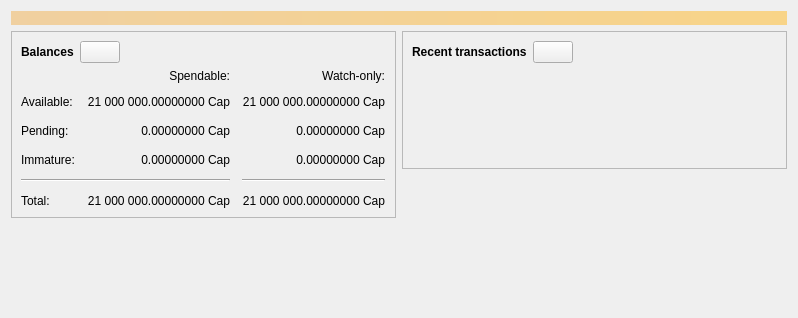
<?xml version="1.0" encoding="UTF-8"?>
<ui version="4.0">
 <class>OverviewPage</class>
 <widget class="QWidget" name="OverviewPage">
  <property name="geometry">
   <rect>
    <x>0</x>
    <y>0</y>
    <width>798</width>
    <height>318</height>
   </rect>
  </property>
  <property name="windowTitle">
   <string>Form</string>
  </property>
  <layout class="QVBoxLayout" name="topLayout">
   <item>
    <widget class="QLabel" name="labelAlerts">
     <property name="visible">
      <bool>false</bool>
     </property>
     <property name="styleSheet">
      <string notr="true">QLabel { background-color: qlineargradient(x1: 0, y1: 0, x2: 1, y2: 0, stop:0 #F0D0A0, stop:1 #F8D488); color:#000000; }</string>
     </property>
     <property name="wordWrap">
      <bool>true</bool>
     </property>
     <property name="margin">
      <number>3</number>
     </property>
     <property name="textInteractionFlags">
      <set>Qt::TextSelectableByMouse</set>
     </property>
    </widget>
   </item>
   <item>
    <layout class="QHBoxLayout" name="horizontalLayout" stretch="1,1">
     <item>
      <layout class="QVBoxLayout" name="verticalLayout_2">
       <item>
        <widget class="QFrame" name="frame">
         <property name="frameShape">
          <enum>QFrame::StyledPanel</enum>
         </property>
         <property name="frameShadow">
          <enum>QFrame::Raised</enum>
         </property>
         <layout class="QVBoxLayout" name="verticalLayout_4">
          <item>
           <layout class="QHBoxLayout" name="horizontalLayout_4">
            <item>
             <widget class="QLabel" name="label_5">
              <property name="font">
               <font>
                <weight>75</weight>
                <bold>true</bold>
               </font>
              </property>
              <property name="text">
               <string>Balances</string>
              </property>
             </widget>
            </item>
            <item>
             <widget class="QPushButton" name="labelWalletStatus">
              <property name="enabled">
               <bool>true</bool>
              </property>
              <property name="maximumSize">
               <size>
                <width>45</width>
                <height>16777215</height>
               </size>
              </property>
              <property name="toolTip">
               <string>The displayed information may be out of date. Your wallet automatically synchronizes with the CapStash network after a connection is established, but this process has not completed yet.</string>
              </property>
              <property name="text">
               <string/>
              </property>
              <property name="icon">
               <iconset resource="../CapStash.qrc">
                <normaloff>:/icons/warning</normaloff>
                <disabledoff>:/icons/warning</disabledoff>:/icons/warning</iconset>
              </property>
              <property name="iconSize">
               <size>
                <width>24</width>
                <height>24</height>
               </size>
              </property>
             </widget>
            </item>
            <item>
             <spacer name="horizontalSpacer_3">
              <property name="orientation">
               <enum>Qt::Horizontal</enum>
              </property>
              <property name="sizeHint" stdset="0">
               <size>
                <width>40</width>
                <height>20</height>
               </size>
              </property>
             </spacer>
            </item>
           </layout>
          </item>
          <item>
           <layout class="QGridLayout" name="gridLayout">
            <property name="spacing">
             <number>12</number>
            </property>
            <item row="2" column="2">
             <widget class="QLabel" name="labelWatchPending">
              <property name="cursor">
               <cursorShape>IBeamCursor</cursorShape>
              </property>
              <property name="toolTip">
               <string>Unconfirmed transactions to watch-only addresses</string>
              </property>
              <property name="text">
               <string notr="true">0.00000000 Cap</string>
              </property>
              <property name="alignment">
               <set>Qt::AlignRight|Qt::AlignTrailing|Qt::AlignVCenter</set>
              </property>
              <property name="textInteractionFlags">
               <set>Qt::LinksAccessibleByMouse|Qt::TextSelectableByKeyboard|Qt::TextSelectableByMouse</set>
              </property>
             </widget>
            </item>
            <item row="2" column="1">
             <widget class="QLabel" name="labelUnconfirmed">
              <property name="cursor">
               <cursorShape>IBeamCursor</cursorShape>
              </property>
              <property name="toolTip">
               <string>Total of transactions that have yet to be confirmed, and do not yet count toward the spendable balance</string>
              </property>
              <property name="text">
               <string notr="true">0.00000000 Cap</string>
              </property>
              <property name="alignment">
               <set>Qt::AlignRight|Qt::AlignTrailing|Qt::AlignVCenter</set>
              </property>
              <property name="textInteractionFlags">
               <set>Qt::LinksAccessibleByMouse|Qt::TextSelectableByKeyboard|Qt::TextSelectableByMouse</set>
              </property>
             </widget>
            </item>
            <item row="3" column="2">
             <widget class="QLabel" name="labelWatchImmature">
              <property name="cursor">
               <cursorShape>IBeamCursor</cursorShape>
              </property>
              <property name="toolTip">
               <string>Mined balance in watch-only addresses that has not yet matured</string>
              </property>
              <property name="text">
               <string notr="true">0.00000000 Cap</string>
              </property>
              <property name="alignment">
               <set>Qt::AlignRight|Qt::AlignTrailing|Qt::AlignVCenter</set>
              </property>
              <property name="textInteractionFlags">
               <set>Qt::LinksAccessibleByMouse|Qt::TextSelectableByKeyboard|Qt::TextSelectableByMouse</set>
              </property>
             </widget>
            </item>
            <item row="4" column="0" colspan="2">
             <widget class="Line" name="line">
              <property name="orientation">
               <enum>Qt::Horizontal</enum>
              </property>
             </widget>
            </item>
            <item row="4" column="2">
             <widget class="Line" name="lineWatchBalance">
              <property name="sizePolicy">
               <sizepolicy hsizetype="Preferred" vsizetype="Fixed">
                <horstretch>0</horstretch>
                <verstretch>0</verstretch>
               </sizepolicy>
              </property>
              <property name="minimumSize">
               <size>
                <width>140</width>
                <height>0</height>
               </size>
              </property>
              <property name="orientation">
               <enum>Qt::Horizontal</enum>
              </property>
             </widget>
            </item>
            <item row="5" column="0">
             <widget class="QLabel" name="labelTotalText">
              <property name="text">
               <string>Total:</string>
              </property>
             </widget>
            </item>
            <item row="3" column="1">
             <widget class="QLabel" name="labelImmature">
              <property name="cursor">
               <cursorShape>IBeamCursor</cursorShape>
              </property>
              <property name="toolTip">
               <string>Mined balance that has not yet matured</string>
              </property>
              <property name="text">
               <string notr="true">0.00000000 Cap</string>
              </property>
              <property name="alignment">
               <set>Qt::AlignRight|Qt::AlignTrailing|Qt::AlignVCenter</set>
              </property>
              <property name="textInteractionFlags">
               <set>Qt::LinksAccessibleByMouse|Qt::TextSelectableByKeyboard|Qt::TextSelectableByMouse</set>
              </property>
             </widget>
            </item>
            <item row="2" column="3">
             <spacer name="horizontalSpacer_2">
              <property name="orientation">
               <enum>Qt::Horizontal</enum>
              </property>
              <property name="sizeHint" stdset="0">
               <size>
                <width>40</width>
                <height>20</height>
               </size>
              </property>
             </spacer>
            </item>
            <item row="3" column="0">
             <widget class="QLabel" name="labelImmatureText">
              <property name="text">
               <string>Immature:</string>
              </property>
             </widget>
            </item>
            <item row="5" column="1">
             <widget class="QLabel" name="labelTotal">
              <property name="cursor">
               <cursorShape>IBeamCursor</cursorShape>
              </property>
              <property name="toolTip">
               <string>Your current total balance</string>
              </property>
              <property name="text">
               <string notr="true">21 000 000.00000000 Cap</string>
              </property>
              <property name="alignment">
               <set>Qt::AlignRight|Qt::AlignTrailing|Qt::AlignVCenter</set>
              </property>
              <property name="textInteractionFlags">
               <set>Qt::LinksAccessibleByMouse|Qt::TextSelectableByKeyboard|Qt::TextSelectableByMouse</set>
              </property>
             </widget>
            </item>
            <item row="5" column="2">
             <widget class="QLabel" name="labelWatchTotal">
              <property name="cursor">
               <cursorShape>IBeamCursor</cursorShape>
              </property>
              <property name="toolTip">
               <string>Current total balance in watch-only addresses</string>
              </property>
              <property name="text">
               <string notr="true">21 000 000.00000000 Cap</string>
              </property>
              <property name="alignment">
               <set>Qt::AlignRight|Qt::AlignTrailing|Qt::AlignVCenter</set>
              </property>
              <property name="textInteractionFlags">
               <set>Qt::LinksAccessibleByMouse|Qt::TextSelectableByKeyboard|Qt::TextSelectableByMouse</set>
              </property>
             </widget>
            </item>
            <item row="0" column="2">
             <widget class="QLabel" name="labelWatchonly">
              <property name="text">
               <string>Watch-only:</string>
              </property>
              <property name="alignment">
               <set>Qt::AlignRight|Qt::AlignTrailing|Qt::AlignVCenter</set>
              </property>
             </widget>
            </item>
            <item row="1" column="0">
             <widget class="QLabel" name="labelBalanceText">
              <property name="text">
               <string>Available:</string>
              </property>
             </widget>
            </item>
            <item row="1" column="1">
             <widget class="QLabel" name="labelBalance">
              <property name="cursor">
               <cursorShape>IBeamCursor</cursorShape>
              </property>
              <property name="toolTip">
               <string>Your current spendable balance</string>
              </property>
              <property name="text">
               <string notr="true">21 000 000.00000000 Cap</string>
              </property>
              <property name="alignment">
               <set>Qt::AlignRight|Qt::AlignTrailing|Qt::AlignVCenter</set>
              </property>
              <property name="textInteractionFlags">
               <set>Qt::LinksAccessibleByMouse|Qt::TextSelectableByKeyboard|Qt::TextSelectableByMouse</set>
              </property>
             </widget>
            </item>
            <item row="1" column="2">
             <widget class="QLabel" name="labelWatchAvailable">
              <property name="cursor">
               <cursorShape>IBeamCursor</cursorShape>
              </property>
              <property name="toolTip">
               <string>Your current balance in watch-only addresses</string>
              </property>
              <property name="text">
               <string notr="true">21 000 000.00000000 Cap</string>
              </property>
              <property name="alignment">
               <set>Qt::AlignRight|Qt::AlignTrailing|Qt::AlignVCenter</set>
              </property>
              <property name="textInteractionFlags">
               <set>Qt::LinksAccessibleByMouse|Qt::TextSelectableByKeyboard|Qt::TextSelectableByMouse</set>
              </property>
             </widget>
            </item>
            <item row="2" column="0">
             <widget class="QLabel" name="labelPendingText">
              <property name="text">
               <string>Pending:</string>
              </property>
             </widget>
            </item>
            <item row="0" column="1">
             <widget class="QLabel" name="labelSpendable">
              <property name="text">
               <string>Spendable:</string>
              </property>
              <property name="alignment">
               <set>Qt::AlignRight|Qt::AlignTrailing|Qt::AlignVCenter</set>
              </property>
             </widget>
            </item>
           </layout>
          </item>
         </layout>
        </widget>
       </item>
       <item>
        <spacer name="verticalSpacer">
         <property name="orientation">
          <enum>Qt::Vertical</enum>
         </property>
         <property name="sizeHint" stdset="0">
          <size>
           <width>20</width>
           <height>40</height>
          </size>
         </property>
        </spacer>
       </item>
      </layout>
     </item>
     <item>
      <layout class="QVBoxLayout" name="verticalLayout_3">
       <item>
        <widget class="QFrame" name="frame_2">
         <property name="frameShape">
          <enum>QFrame::StyledPanel</enum>
         </property>
         <property name="frameShadow">
          <enum>QFrame::Raised</enum>
         </property>
         <layout class="QVBoxLayout" name="verticalLayout">
          <item>
           <layout class="QHBoxLayout" name="horizontalLayout_2">
            <item>
             <widget class="QLabel" name="label_4">
              <property name="font">
               <font>
                <weight>75</weight>
                <bold>true</bold>
               </font>
              </property>
              <property name="text">
               <string>Recent transactions</string>
              </property>
             </widget>
            </item>
            <item>
             <widget class="QPushButton" name="labelTransactionsStatus">
              <property name="enabled">
               <bool>true</bool>
              </property>
              <property name="maximumSize">
               <size>
                <width>45</width>
                <height>16777215</height>
               </size>
              </property>
              <property name="toolTip">
               <string>The displayed information may be out of date. Your wallet automatically synchronizes with the CapStash network after a connection is established, but this process has not completed yet.</string>
              </property>
              <property name="text">
               <string/>
              </property>
              <property name="icon">
               <iconset resource="../CapStash.qrc">
                <normaloff>:/icons/warning</normaloff>
                <disabledoff>:/icons/warning</disabledoff>:/icons/warning</iconset>
              </property>
              <property name="iconSize">
               <size>
                <width>24</width>
                <height>24</height>
               </size>
              </property>
             </widget>
            </item>
            <item>
             <spacer name="horizontalSpacer">
              <property name="orientation">
               <enum>Qt::Horizontal</enum>
              </property>
              <property name="sizeHint" stdset="0">
               <size>
                <width>40</width>
                <height>20</height>
               </size>
              </property>
             </spacer>
            </item>
           </layout>
          </item>
          <item>
           <widget class="TransactionOverviewWidget" name="listTransactions">
            <property name="styleSheet">
             <string notr="true">QListView { background: transparent; }</string>
            </property>
            <property name="frameShape">
             <enum>QFrame::NoFrame</enum>
            </property>
            <property name="verticalScrollBarPolicy">
             <enum>Qt::ScrollBarAlwaysOff</enum>
            </property>
            <property name="horizontalScrollBarPolicy">
             <enum>Qt::ScrollBarAlwaysOff</enum>
            </property>
            <property name="sizeAdjustPolicy">
             <enum>QAbstractScrollArea::AdjustToContents</enum>
            </property>
            <property name="selectionMode">
             <enum>QAbstractItemView::NoSelection</enum>
            </property>
            <property name="uniformItemSizes">
             <bool>true</bool>
            </property>
           </widget>
          </item>
         </layout>
        </widget>
       </item>
       <item>
        <spacer name="verticalSpacer_2">
         <property name="orientation">
          <enum>Qt::Vertical</enum>
         </property>
         <property name="sizeHint" stdset="0">
          <size>
           <width>20</width>
           <height>40</height>
          </size>
         </property>
        </spacer>
       </item>
      </layout>
     </item>
    </layout>
   </item>
  </layout>
 </widget>
 <customwidgets>
  <customwidget>
   <class>TransactionOverviewWidget</class>
   <extends>QListView</extends>
   <header>qt/transactionoverviewwidget.h</header>
  </customwidget>
 </customwidgets>
 <resources/>
 <connections/>
</ui>
